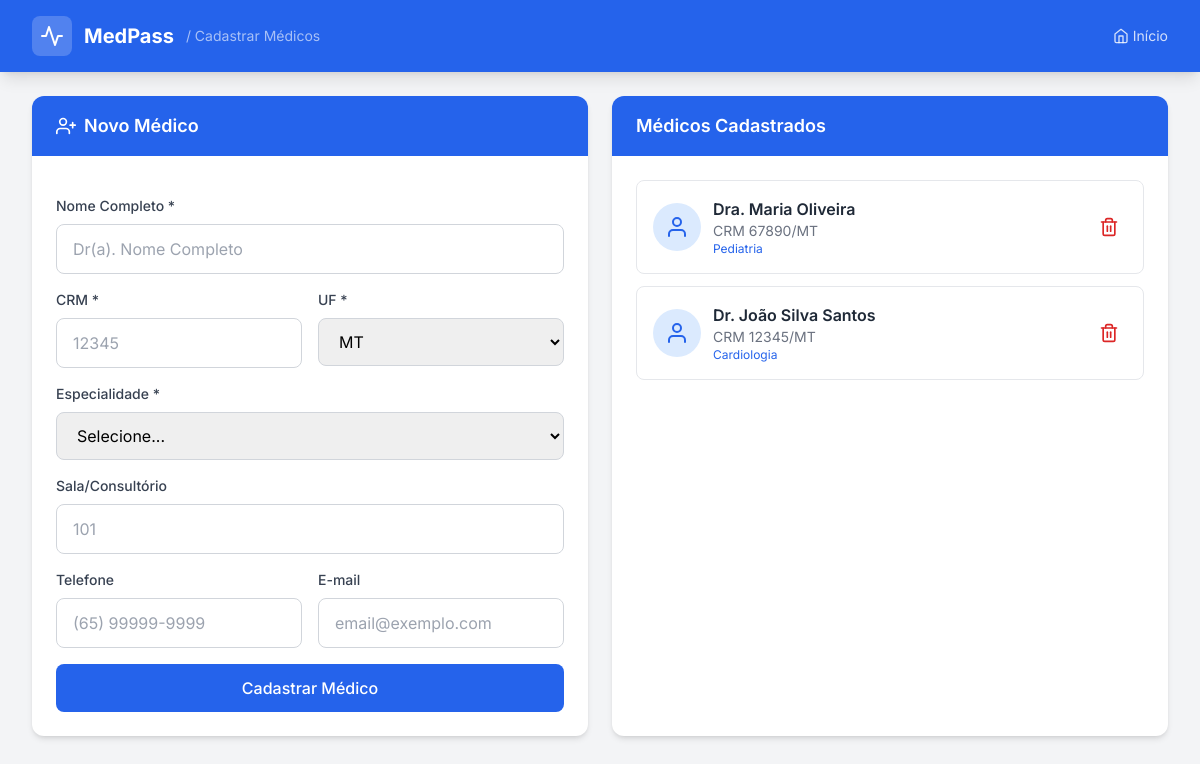
Page /cadastrar-medicos/ on the earlier database version.
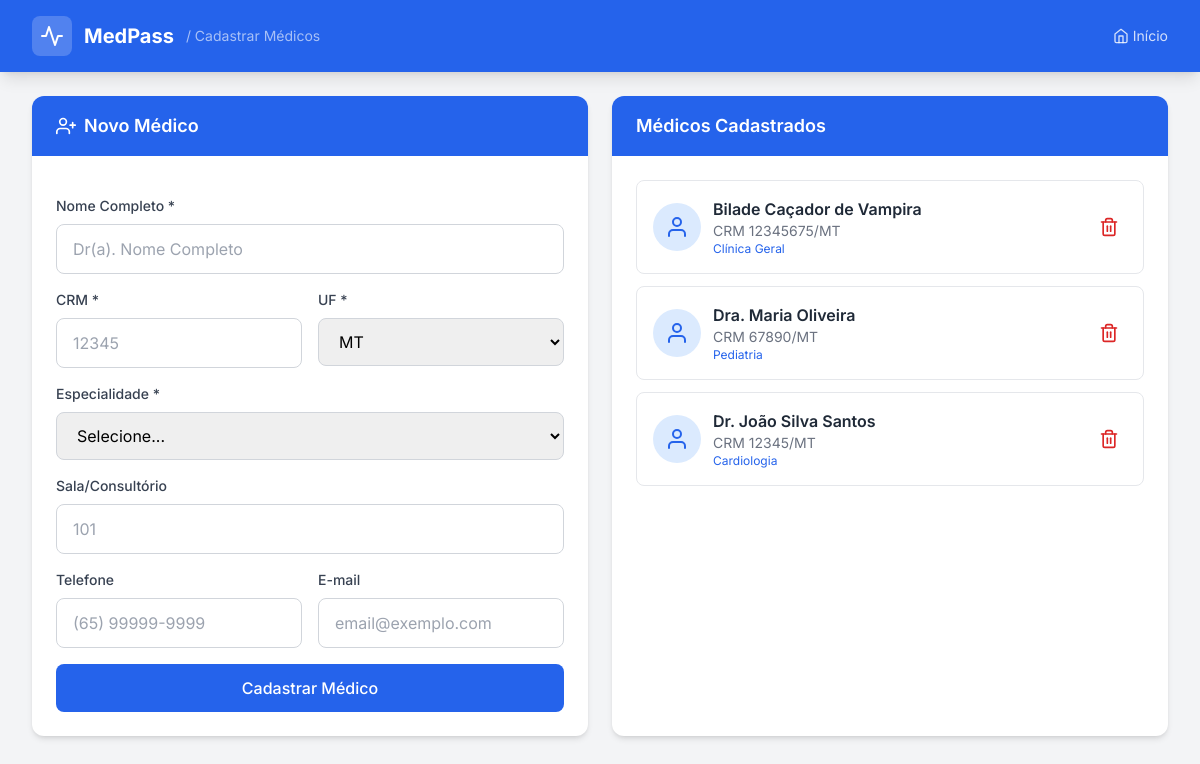
Same page on the later database version.
### app_medpass/models.py (models this page shows, shortened)
class Profissional(models.Model):
    crm_validator = RegexValidator(
        regex=r'^\d{4,8}$',
        message='CRM deve conter entre 4 e 8 dígitos numéricos'
    )
    nome = models.CharField(
        max_length=200,
        verbose_name="Nome Completo",
        help_text="Nome completo do profissional de saúde"
    )
    crm = models.CharField(
        max_length=8,
        validators=[crm_validator],
        verbose_name="CRM",
        help_text="Número do CRM (Conselho Regional de Medicina)"
    )
    uf_crm = models.CharField(
        max_length=2,
        verbose_name="UF do CRM",
        help_text="Estado do CRM (ex: MT, SP, RJ)",
        default="MT"
    )
    especialidade = models.ForeignKey(
        Especialidade,
        on_delete=models.PROTECT,
        related_name='profissionais',
        verbose_name="Especialidade",
        help_text="Especialidade médica do profissional"
    )
    sala = models.CharField(
        max_length=20,
        blank=True,
        verbose_name="Sala/Consultório",
        help_text="Número da sala ou consultório do médico"
    )
    telefone = models.CharField(
        max_length=15,
        blank=True,
        verbose_name="Telefone",
        help_text="Telefone de contato"
    )
    email = models.EmailField(
        blank=True,
        verbose_name="E-mail",
        help_text="E-mail de contato"
    )
    ativo = models.BooleanField(
        default=True,
        verbose_name="Ativo",
        help_text="Indica se o profissional está ativo no sistema"
    )
    criado_em = models.DateTimeField(
        auto_now_add=True,
        verbose_name="Data de Criação"
    )
    atualizado_em = models.DateTimeField(
        auto_now=True,
        verbose_name="Data de Atualização"
    )
    class Meta:
        verbose_name = "Profissional"
        verbose_name_plural = "Profissionais"
        ordering = ['nome']
        unique_together = [['crm', 'uf_crm']]

class Especialidade(models.Model):
    nome = models.CharField(
        max_length=100,
        unique=True,
        verbose_name="Nome da Especialidade",
        help_text="Nome da especialidade médica (ex: Cardiologia, Pediatria)"
    )
    sigla = models.CharField(
        max_length=3,
        unique=True,
        verbose_name="Sigla",
        help_text="Sigla para gerar a senha (ex: C para Cardiologia, P para Pediatria)"
    )
    descricao = models.TextField(
        blank=True,
        verbose_name="Descrição",
        help_text="Descrição detalhada da especialidade"
    )
    ativa = models.BooleanField(
        default=True,
        verbose_name="Ativa",
        help_text="Indica se a especialidade está ativa no sistema"
    )
    criado_em = models.DateTimeField(
        auto_now_add=True,
        verbose_name="Data de Criação"
    )
    atualizado_em = models.DateTimeField(
        auto_now=True,
        verbose_name="Data de Atualização"
    )
    class Meta:
        verbose_name = "Especialidade"
        verbose_name_plural = "Especialidades"
        ordering = ['nome']

### app_medpass/views.py (the view, shortened to what this page needs)
# urls.py: path('cadastrar-medicos/', views.cadastrar_medicos, name='cadastrar_medicos'),
def cadastrar_medicos(request):
    especialidades = Especialidade.objects.filter(ativa=True).order_by('nome')
    profissionais = Profissional.objects.filter(ativo=True).select_related('especialidade').order_by('-criado_em')
    return render(request, 'cadastrarmedicos/cadastrar_medicos.html', {
        'especialidades': especialidades,
        'profissionais': profissionais
    })

### app_medpass/templates/cadastrarmedicos/cadastrar_medicos.html (shortened to what the changed rows need)
{% extends 'base.html' %}
{% block content %}
<div class="grid grid-cols-1 lg:grid-cols-2 gap-6">
    <div class="bg-white rounded-xl shadow-md overflow-hidden">
        <div class="bg-blue-600 px-6 py-4">
            <h2 class="text-lg font-semibold text-white flex items-center">
                <i data-feather="user-plus" class="w-5 h-5 mr-2"></i>
                Novo Médico
            </h2>
        </div>
    </div>
    <div class="bg-white rounded-xl shadow-md overflow-hidden">
        <div class="bg-blue-600 px-6 py-4">
            <h2 class="text-lg font-semibold text-white">Médicos Cadastrados</h2>
        </div>
        <div class="p-6 max-h-[500px] overflow-y-auto">
            {% for prof in profissionais %}
            <div class="border border-gray-200 rounded-lg p-4 mb-3 flex items-center justify-between">
                <div class="flex items-center space-x-3">
                    <div class="w-12 h-12 bg-blue-100 rounded-full flex items-center justify-center">
                        <i data-feather="user" class="w-6 h-6 text-blue-600"></i>
                    </div>
                    <div>
                        <p class="font-semibold text-gray-800">{{ prof.nome }}</p>
                        <p class="text-sm text-gray-500">CRM {{ prof.crm }}/{{ prof.uf_crm }}</p>
                        <p class="text-xs text-blue-600">{{ prof.especialidade.nome }} {% if prof.sala %}- Sala {{ prof.sala }}{% endif %}</p>
                    </div>
                </div>
                <a href="{% url 'deletar_medico' prof.id %}" onclick="return confirm('Remover Dr(a). {{ prof.nome }}?')" class="text-red-600 hover:text-red-800 p-2">
                    <i data-feather="trash-2" class="w-5 h-5"></i>
                </a>
            </div>
            {% empty %}
            <p class="text-center text-gray-500 py-8">Nenhum médico cadastrado</p>
            {% endfor %}
        </div>
    </div>
</div>
{% endblock %}

Differences in the rows shown:
added Profissional: nome "Bilade Caçador de Vampira", crm "12345675", uf_crm "MT", especialidade.nome "Clínica Geral"
